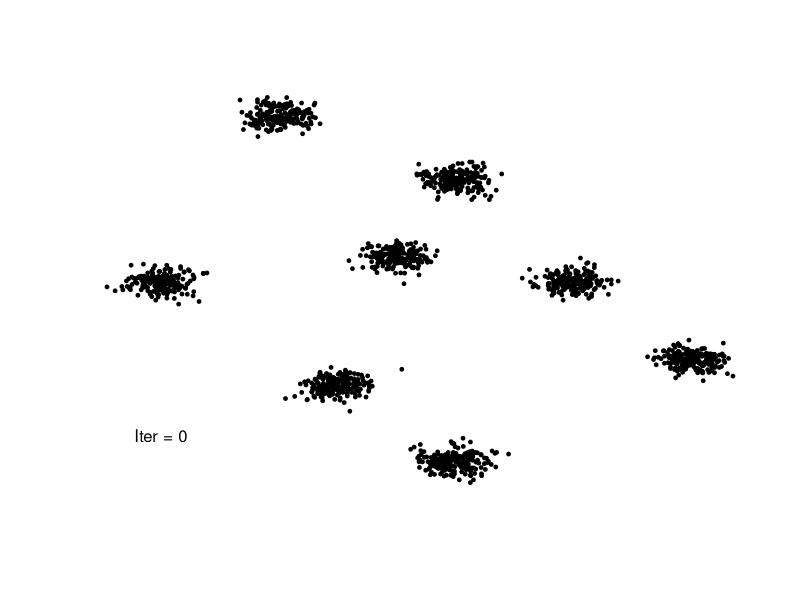
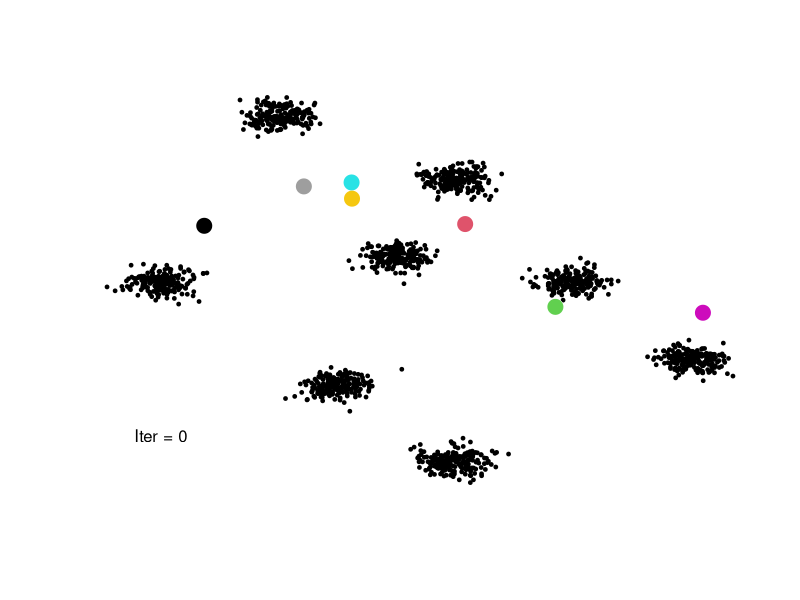
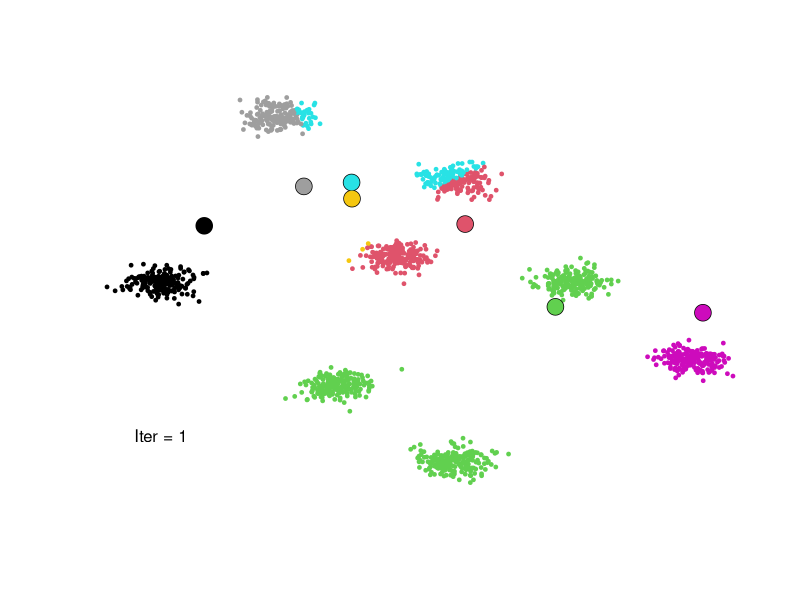

Write the R code that produced these figures, in order. (Note: this script raises an error after producing the figures.)
#################################
#Kmeans Algorithm: Step by Step #
#################################

#Note that these examples are meant to be illustrative of a 2-dimensional clustering example to provide context

###########
#FUNCTIONS#
###########

#Create Initial Random Assignments
randomMat <- function(x, k){
  #Set matrix: Col1 = cluster ID, all others are random values
  mat <- as.data.frame(matrix(NA, ncol = ncol(x)+1, nrow =k))
  
  #Label clusters
  mat[,1] <- 1:k
  
  #Draw random value for each variable 
  for(i in 1:ncol(x)){
    mat[,i+1] <- rnorm(k, mean(x[,i]), sd(x[,i]))
  }
  
  #Prep output
  mat <- as.data.frame(mat)
  colnames(mat) <- c("cluster", paste0("v",1:ncol(x)))
  return(mat)
}

#Calculate new centroid
updateCentroid <- function(x, clust = 3){
  
  temp <-  as.data.frame(matrix(NA, ncol = ncol(x), nrow = max(x[,clust])))
  temp[,1] <- 1:max(x[,clust])
  for(i in 1:(ncol(x)-1)){
    a <- aggregate(x[,i], by = list(cluster  = x[,clust]), FUN = mean)
    temp[, i+1] <- a[,2]
  }
  
  return(temp)
}

#Assign Centroids 
assignCentroid <- function(x, xref){
  #Set up placeholder
  out <-  as.data.frame(matrix(NA, ncol = ncol(xref)-1, nrow =nrow(x)))
  
  #Loop through each centroid in reference
  for(j in 1:nrow(xref)){
    vec <- vector(length = nrow(x))
    
    #Loop through each row to calculate distance components
    for(i in 1:ncol(x)){
      vec <- vec + (x[,i] - xref[j, i+1])^2
    }
    
    #Save out
    out[,j] <- vec
  }
  
  #Match cluster
  out$cluster <- NA
  for(i in 1:nrow(out)){
    out$cluster[i] <- match(min(out[i, 1:nrow(xref)]), out[i, 1:nrow(xref)])
  }
  
  out <- out$cluster
  
  return(out)
}


#######
#TEST #
#######  
  
  #Parameters
  sd <- 3
  n <- 200
  k <- 8
  
  #Generate data
  df <- rbind(data.frame(x = rnorm(n,-30,sd), y = rnorm(n,10,sd)),
              data.frame(x = rnorm(n,10,sd), y = rnorm(n,20,sd)),
              data.frame(x = rnorm(n,20,sd), y = rnorm(n,50,sd)),
              data.frame(x = rnorm(n,20,sd), y = rnorm(n,-60,sd)),
              data.frame(x = rnorm(n,60,sd), y = rnorm(n,-20,sd)),
              data.frame(x = rnorm(n,0,sd), y = rnorm(n,-30,sd)),
              data.frame(x = rnorm(n,40,sd), y = rnorm(n,10,sd)),
              data.frame(x = rnorm(n,-10,sd), y = rnorm(n,75,sd)))
  
  #Set Clusters
  
  #Base Graph
  plot(df$x, df$y, yaxt='n', ann=FALSE, xaxt='n', 
       frame.plot=FALSE, pch = 19, cex = 0.5)
  text(-30,-50, "Iter = 0")
  
  #Initialization
  
  ref.file <- randomMat(df, k)
  df2 <- df
  df2$out <- assignCentroid(df, ref.file)
  
  #Random Centroids
  plot(df$x, df$y, yaxt='n', ann=FALSE, xaxt='n', 
       frame.plot=FALSE, pch = 19, cex = 0.5)
    text(-30,-50, "Iter = 0")
    points(ref.file$v1, ref.file$v2, col = "white", pch = 19, cex = 2.1)
    points(ref.file$v1, ref.file$v2, col = ref.file$cluster, pch = 19, cex = 2)
  
  
  #Graph: First Assignments
  library(ggplot2)
  plot(df2$x, df2$y, yaxt='n', ann=FALSE, xaxt='n',  col = df2$out, 
       frame.plot=FALSE, pch = 19, cex = 0.5)
    text(-30,-50, "Iter = 1")
    points(ref.file$v1, ref.file$v2, col = "black", pch = 19, cex = 2.2)
    points(ref.file$v1, ref.file$v2, col = ref.file$cluster, pch = 19, cex = 2)
  
  
  #Iterations
  done <- 0
  prior <- 10
  counter <- 2
  
  while(done == 0){
    #Calculate assignments #2
    df2$out <- assignCentroid(df, updateCentroid(df2))
    
    #Find centroid
    ref.file <- cbind(aggregate(df2$x, by = list(cluster = df2$out), FUN = mean),
                      aggregate(df2$y, by = list(cluster = df2$out), FUN = mean)[,2])
    
    #Plot graph
    plot(df2$x, df2$y, yaxt='n', ann=FALSE, xaxt='n',  col = df2$out, 
         frame.plot=FALSE, pch = 19, cex = 0.5)
    text(-30,-50, paste0("Iter = ",counter))
    points(ref.file[,2], ref.file[,3], col = "black", pch = 19, cex = 2.2)
    points(ref.file[,2], ref.file[,3], col = ref.file[,1], pch = 19, cex = 2)
    
    
    
    if(sum(prior == df2$out) == nrow(df2)){
      done <- 1
    } else {
      prior <- df2$out
      counter <- counter + 1
    }
    print(counter)
  }
  
